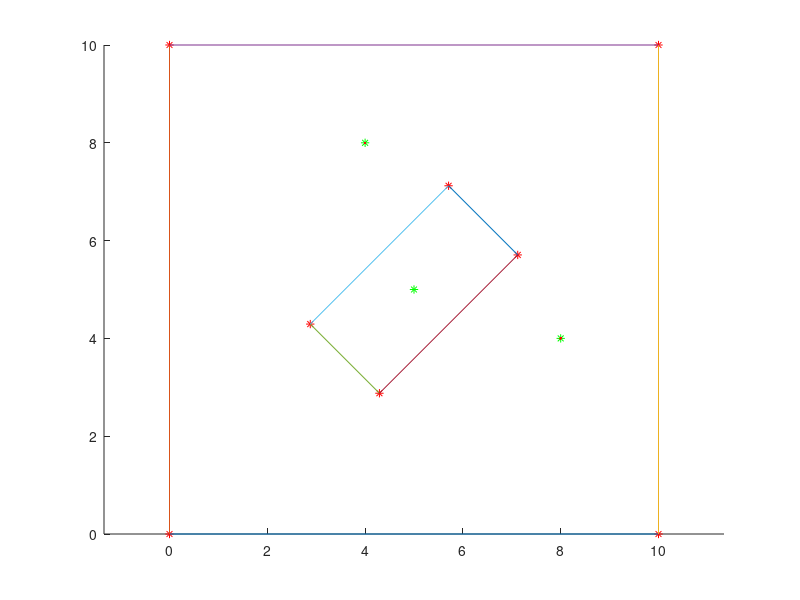

Recreate this plot in MATLAB.
clc
clf
    m_Xc = 5;
    m_Yc = 5;
    width = 10;
    height=10;
    angle=pi/2;
    j=width*sin(angle)/2;
    k=height*sin(angle)/2;
    l=width*cos(angle)/2;
    m=height*cos(angle)/2;
    a(1)=m_Xc-l+k;
    b(1)=m_Xc-l-k;
    c(1)=m_Xc+l-k;
    d(1)=m_Xc+l+k; 
    a(2)=m_Yc-j-m;
    b(2)=m_Yc-j+m;
    c(2)=m_Yc+j+m;
    d(2)=m_Yc+j-m;
hold on
plot(a(1),a(2),'*r')
plot(b(1),b(2),'*r')
plot(c(1),c(2),'*r')
plot(d(1),d(2),'*r')
plot([a(1) b(1)],[a(2) b(2)])
plot([c(1) b(1)],[c(2) b(2)])
plot([a(1) d(1)],[a(2) d(2)])
plot([c(1) d(1)],[c(2) d(2)])


%**************************

    m_Xc = 5;
    m_Yc = 5;
    width = 4;
    height=2;
    angle=pi/4;
    j=width*sin(angle)/2;
    k=height*sin(angle)/2;
    l=width*cos(angle)/2;
    m=height*cos(angle)/2; 
    a(1)=m_Xc-l+k;
    b(1)=m_Xc-l-k;
    c(1)=m_Xc+l-k;
    d(1)=m_Xc+l+k; 
    a(2)=m_Yc-j-m;
    b(2)=m_Yc-j+m;
    c(2)=m_Yc+j+m;
    d(2)=m_Yc+j-m;

hold on
plot(m_Xc,m_Yc,'*g')

plot(a(1),a(2),'*r')
plot(b(1),b(2),'*r')
plot(c(1),c(2),'*r')
plot(d(1),d(2),'*r')

plot([a(1) b(1)],[a(2) b(2)])
plot([c(1) b(1)],[c(2) b(2)])
plot([a(1) d(1)],[a(2) d(2)])
plot([c(1) d(1)],[c(2) d(2)])

%**************************

p1(1)=4;
p1(2)=8;
p2(1)=8;
p2(2)=4;
plot(p1(1),p1(2),'*g')
plot(p2(1),p2(2),'*g')

x=p1(1);
y=p1(2);

t=x-m_Xc;
z=y-m_Yc;
theta=atan(t/z);
hip=(t^2+z^2)^0.5
dx=(hip*cos(theta+angle))
dy=abs(hip*sin(theta+angle))
if dx>=width/2 && dy>=height/2 
	plot(x,y,'.r')
end

x=p2(1);
y=p2(2);

t=x-m_Xc;
z=y-m_Yc;
theta=atan(t/z);
hip=(t^2+z^2)^0.5
dx=(hip*cos(theta+angle))
dy=abs(hip*sin(theta+angle))
if dx>=width/2 && dy>=height/2 
	plot(x,y,'.r')
end

axis equal